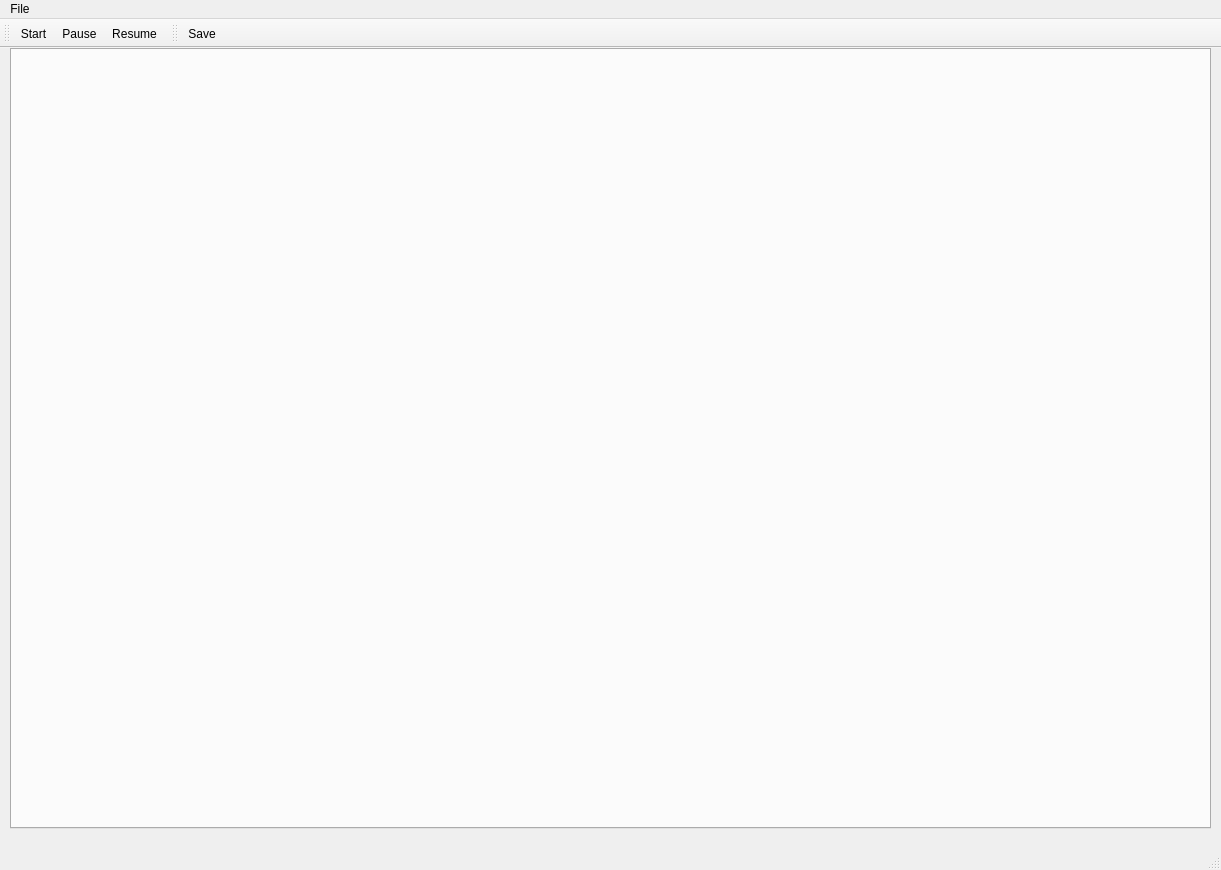
<?xml version="1.0" encoding="UTF-8"?>
<ui version="4.0">
 <class>MainWindow</class>
 <widget class="QMainWindow" name="MainWindow">
  <property name="geometry">
   <rect>
    <x>0</x>
    <y>0</y>
    <width>1221</width>
    <height>870</height>
   </rect>
  </property>
  <property name="windowTitle">
   <string>Scanning NV magnetometry</string>
  </property>
  <widget class="QWidget" name="centralwidget">
   <widget class="QTabWidget" name="tabWidget">
    <property name="geometry">
     <rect>
      <x>10</x>
      <y>0</y>
      <width>1201</width>
      <height>781</height>
     </rect>
    </property>
    <property name="styleSheet">
     <string notr="true">QTabWidget::tab:disabled { width: 0; height: 0; margin: 0; padding: 0; border: none; }</string>
    </property>
    <property name="currentIndex">
     <number>-1</number>
    </property>
   </widget>
  </widget>
  <widget class="QMenuBar" name="menubar">
   <property name="geometry">
    <rect>
     <x>0</x>
     <y>0</y>
     <width>1221</width>
     <height>21</height>
    </rect>
   </property>
   <widget class="QMenu" name="menuFile">
    <property name="title">
     <string>File</string>
    </property>
    <addaction name="actionClose"/>
   </widget>
   <addaction name="menuFile"/>
  </widget>
  <widget class="QStatusBar" name="statusbar"/>
  <widget class="QToolBar" name="action_toolBar">
   <property name="windowTitle">
    <string>toolBar</string>
   </property>
   <attribute name="toolBarArea">
    <enum>TopToolBarArea</enum>
   </attribute>
   <attribute name="toolBarBreak">
    <bool>false</bool>
   </attribute>
   <addaction name="actionStart"/>
   <addaction name="actionPause"/>
   <addaction name="actionResume"/>
  </widget>
  <widget class="QToolBar" name="save_toolBar">
   <property name="windowTitle">
    <string>toolBar</string>
   </property>
   <attribute name="toolBarArea">
    <enum>TopToolBarArea</enum>
   </attribute>
   <attribute name="toolBarBreak">
    <bool>false</bool>
   </attribute>
   <addaction name="actionSave"/>
  </widget>
  <action name="actionClose">
   <property name="icon">
    <iconset>
     <normaloff>../../artwork/icons/oxygen/22x22/application-exit.png</normaloff>../../artwork/icons/oxygen/22x22/application-exit.png</iconset>
   </property>
   <property name="text">
    <string>&amp;Close</string>
   </property>
  </action>
  <action name="actionSave">
   <property name="icon">
    <iconset>
     <normaloff>../../artwork/icons/oxygen/22x22/document-save.png</normaloff>../../artwork/icons/oxygen/22x22/document-save.png</iconset>
   </property>
   <property name="text">
    <string>Save</string>
   </property>
   <property name="toolTip">
    <string>Save the current scan</string>
   </property>
   <property name="statusTip">
    <string>Save the current scan</string>
   </property>
   <property name="whatsThis">
    <string>Save the current scan</string>
   </property>
  </action>
  <action name="actionStart">
   <property name="icon">
    <iconset>
     <normaloff>../../artwork/icons/qudiTheme/22x22/scan-xy-start.png</normaloff>../../artwork/icons/qudiTheme/22x22/scan-xy-start.png</iconset>
   </property>
   <property name="text">
    <string>Start</string>
   </property>
   <property name="toolTip">
    <string>Start the scan</string>
   </property>
   <property name="statusTip">
    <string>Start the scan</string>
   </property>
   <property name="whatsThis">
    <string>Start the scan</string>
   </property>
  </action>
  <action name="actionPause">
   <property name="icon">
    <iconset>
     <normaloff>../../artwork/icons/qudiTheme/22x22/stop-scan.png</normaloff>../../artwork/icons/qudiTheme/22x22/stop-scan.png</iconset>
   </property>
   <property name="text">
    <string>Pause</string>
   </property>
   <property name="toolTip">
    <string>Pause the scan</string>
   </property>
   <property name="statusTip">
    <string>Pause the scan</string>
   </property>
   <property name="whatsThis">
    <string>Pause the scan</string>
   </property>
  </action>
  <action name="actionResume">
   <property name="icon">
    <iconset>
     <normaloff>../../artwork/icons/qudiTheme/22x22/scan-xy-resume.png</normaloff>../../artwork/icons/qudiTheme/22x22/scan-xy-resume.png</iconset>
   </property>
   <property name="text">
    <string>Resume</string>
   </property>
   <property name="toolTip">
    <string>Resume the scan</string>
   </property>
   <property name="statusTip">
    <string>Resume the scan</string>
   </property>
   <property name="whatsThis">
    <string>Resume the scan</string>
   </property>
  </action>
 </widget>
 <resources/>
 <connections>
  <connection>
   <sender>actionClose</sender>
   <signal>triggered()</signal>
   <receiver>MainWindow</receiver>
   <slot>close()</slot>
   <hints>
    <hint type="sourcelabel">
     <x>-1</x>
     <y>-1</y>
    </hint>
    <hint type="destinationlabel">
     <x>399</x>
     <y>299</y>
    </hint>
   </hints>
  </connection>
 </connections>
</ui>
